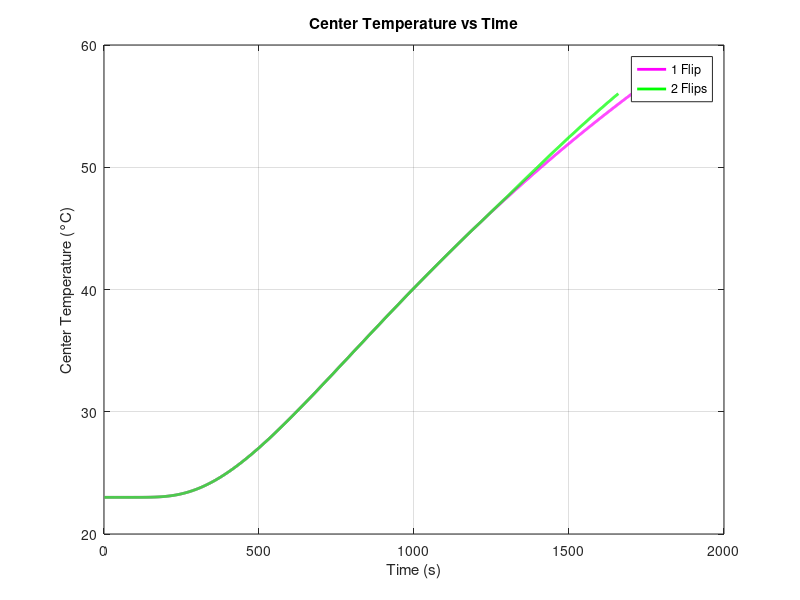
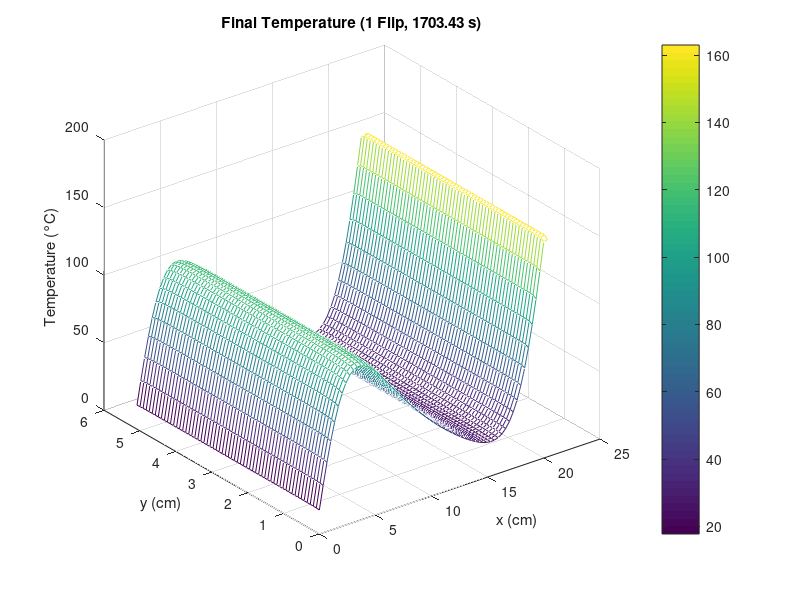
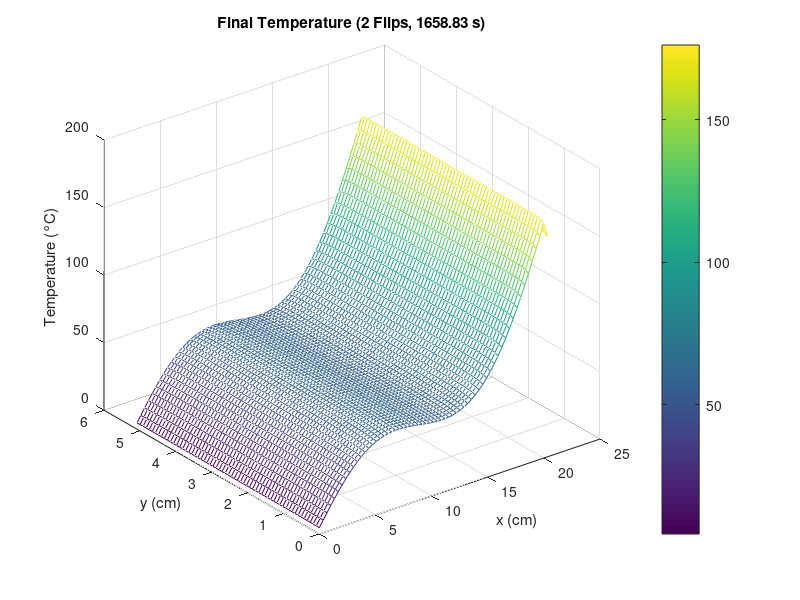
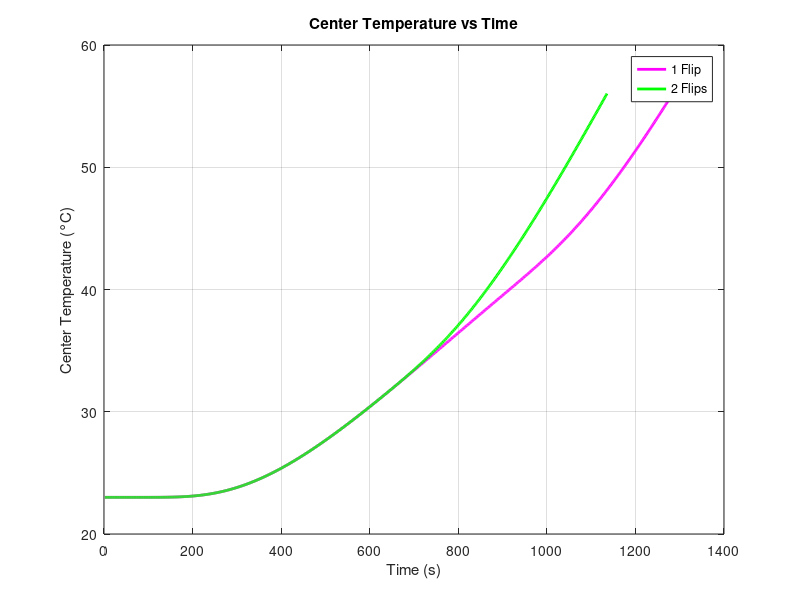

Source code (MATLAB) for these figures, in order:
clear;
clc;

% Parameters
a = 1.35e-7; % Thermal diffusivity
H = 5.08e-2; L = 20.32e-2; % Steak dimensions (m)
K = 0.04; % Neumann boundary factor
T_initial = 23; % Initial temperature (°C)
T_pan_bottom = 204; % Bottom pan temperature (°C)
T_pan_top = 204; % Top pan temperature after flip (°C)
T_final = 56; % Desired center temperature (°C)

nx = 60; ny = 60; nt = 3000;
dx = L / nx; dy = H / ny;
dt = 0.2 * min(dx^2, dy^2) / a;

t1 = tic;

% --- Simulation with 1 flip (Neumann on T) ---
fprintf('\n--- Running simulation with 1 flip (Neumann on T) ---\n');
t1_1flip_T = tic;

N = (nx+1)*(ny+1);
Tx = spdiags(ones(nx+1,1)*[1 -2 1], [-1 0 1], nx+1, nx+1) / dx^2;
Ty = spdiags(ones(ny+1,1)*[1 -2 1], [-1 0 1], ny+1, ny+1) / dy^2;
A_1flip_T = kron(speye(ny+1), Tx) + kron(Ty, speye(nx+1));

I = speye(N);
Bf_1flip_T = I + (a*dt/2)*A_1flip_T;
Bb_1flip_T = I - (a*dt/2)*A_1flip_T;

T_1flip_T = T_initial * ones(nx+1, ny+1);
T_1flip_T(1,:) = T_pan_bottom;

T_total_1flip_T = zeros(nx+1, ny+1, nt);
T_total_1flip_T(:,:,1) = T_1flip_T;

flip_step_1flip_T = round(nt / 2);
flipped_1flip_T = false;
center_x = round((nx+1)/2);
center_y = round((ny+1)/2);

time_to_final_1flip_T = NaN;
final_T_1flip_T = [];

% Time-stepping loop (1 flip)
for t = 2:nt
    % Neumann BC left/right
    for j = 1:ny+1
        T_1flip_T(1, j) = T_1flip_T(2, j) + K * dx;
        T_1flip_T(nx+1, j) = T_1flip_T(nx, j) + K * dx;
    end

    % Neumann BC top/bottom
    for i = 2:nx
        if ~flipped_1flip_T
            T_1flip_T(ny+1, i) = T_1flip_T(ny, i) + K * dy;
        else
            T_1flip_T(1, i) = T_1flip_T(2, i) + K * dy;
        end
    end

    T_vec = reshape(T_1flip_T, [], 1);

    % Dirichlet BC
    if ~flipped_1flip_T
        T_vec(1:nx+1) = T_pan_bottom;
    else
        T_vec(end-nx:end) = T_pan_top;
    end

    rhs = Bf_1flip_T * T_vec;
    T_1flip_T = reshape(Bb_1flip_T \ rhs, nx+1, ny+1);

    % Flip
    if t == flip_step_1flip_T && ~flipped_1flip_T
        T_1flip_T = flipud(T_1flip_T);
        flipped_1flip_T = true;
        fprintf('Flipped at t = %.2f s (step %d)\n', t*dt, t);
    end

    T_total_1flip_T(:,:,t) = T_1flip_T;

    T_center_1flip_T = T_1flip_T(center_x, center_y);

    if mod(t, 200) == 0
        fprintf('Step %d: Center = %.2f°C | Bottom = %.2f°C | Top = %.2f°C | Max = %.2f°C\n', ...
            t, T_center_1flip_T, T_1flip_T(1, center_y), T_1flip_T(end, center_y), max(T_1flip_T(:)));
    end

    if T_center_1flip_T >= T_final && isnan(time_to_final_1flip_T)
        time_to_final_1flip_T = t * dt;
        fprintf('Reached %.1f°C at t = %.2f s (step %d)\n', T_center_1flip_T, time_to_final_1flip_T, t);
        final_T_1flip_T = T_1flip_T;
        break;
    end
end

time_needed_1flip_T = toc(t1_1flip_T);
disp(['Time needed for 1 flip: ', num2str(time_needed_1flip_T)]);

center_temp_hist_1flip_T = squeeze(T_total_1flip_T(center_x, center_y, 1:t));
time_vector_1flip_T = (1:t) * dt;

% --- Simulation with 2 flips (Neumann on T) ---
fprintf('\n--- Running simulation with 2 flips (Neumann on T) ---\n');
t1_2flips_T = tic;

A_2flips_T = A_1flip_T;
Bf_2flips_T = Bf_1flip_T;
Bb_2flips_T = Bb_1flip_T;

T_2flips_T = T_initial * ones(nx+1, ny+1);
T_2flips_T(1,:) = T_pan_bottom;
T_total_2flips_T = zeros(nx+1, ny+1, nt);
T_total_2flips_T(:,:,1) = T_2flips_T;

flip_times_2flips_T = round(linspace(nt / 3, 2 * nt / 3, 2));
flipped_2flips_T = false;
flip_count_2flips_T = 0;

time_to_final_2flips_T = NaN;
final_T_2flips_T = [];

% Time-stepping loop (2 flips)
for t = 2:nt
    for j = 1:ny+1
        T_2flips_T(1, j) = T_2flips_T(2, j) + K * dx;
        T_2flips_T(nx+1, j) = T_2flips_T(nx, j) + K * dx;
    end

    for i = 2:nx
        if flip_count_2flips_T == 0 || flip_count_2flips_T == 2
            T_2flips_T(ny+1, i) = T_2flips_T(ny, i) + K * dy;
        else
            T_2flips_T(1, i) = T_2flips_T(2, i) + K * dy;
        end
    end

    T_vec = reshape(T_2flips_T, [], 1);

    if flip_count_2flips_T == 0 || flip_count_2flips_T == 2
        T_vec(1:nx+1) = T_pan_bottom;
    else
        T_vec(end-nx:end) = T_pan_top;
    end

    rhs = Bf_2flips_T * T_vec;
    T_2flips_T = reshape(Bb_2flips_T \ rhs, nx+1, ny+1);

    if flip_count_2flips_T < 2 && t == flip_times_2flips_T(flip_count_2flips_T + 1)
        T_2flips_T = flipud(T_2flips_T);
        flipped_2flips_T = ~flipped_2flips_T;
        flip_count_2flips_T = flip_count_2flips_T + 1;
        fprintf('Flipped at t = %.2f s (step %d, flip %d/2)\n', t*dt, t, flip_count_2flips_T);
    end

    T_total_2flips_T(:,:,t) = T_2flips_T;

    T_center_2flips_T = T_2flips_T(center_x, center_y);

    if mod(t, 200) == 0
        fprintf('Step %d: Center = %.2f°C | Bottom = %.2f°C | Top = %.2f°C | Max = %.2f°C\n', ...
            t, T_center_2flips_T, T_2flips_T(1, center_y), T_2flips_T(end, center_y), max(T_2flips_T(:)));
    end

    if T_center_2flips_T >= T_final && isnan(time_to_final_2flips_T)
        time_to_final_2flips_T = t * dt;
        fprintf('Reached %.1f°C at t = %.2f s (step %d)\n', T_center_2flips_T, time_to_final_2flips_T, t);
        final_T_2flips_T = T_2flips_T;
        break;
    end
end

time_needed_2flips_T = toc(t1_2flips_T);
disp(['Time needed for 2 flips: ', num2str(time_needed_2flips_T)]);

center_temp_hist_2flips_T = squeeze(T_total_2flips_T(center_x, center_y, 1:t));
time_vector_2flips_T = (1:t) * dt;

% --- Result Comparison ---
fprintf('\n--- Comparison of Results ---\n');
if ~isnan(time_to_final_1flip_T)
    fprintf('1 Flip: %.2f s to reach %.1f°C\n', time_to_final_1flip_T, T_final);
else
    fprintf('1 Flip did not reach %.1f°C.\n', T_final);
end

if ~isnan(time_to_final_2flips_T)
    fprintf('2 Flips: %.2f s to reach %.1f°C\n', time_to_final_2flips_T, T_final);
else
    fprintf('2 Flips did not reach %.1f°C.\n', T_final);
end

% --- Plot Results ---
figure;
plot(time_vector_1flip_T, center_temp_hist_1flip_T, 'm', 'LineWidth', 2); hold on;
plot(time_vector_2flips_T, center_temp_hist_2flips_T, 'g', 'LineWidth', 2);
xlabel('Time (s)'); ylabel('Center Temperature (°C)');
title('Center Temperature vs Time');
legend('1 Flip', '2 Flips');
grid on; hold off;

% --- Mesh Plots ---
if ~isempty(final_T_1flip_T)
    figure;
    [X, Y] = meshgrid(linspace(0, L, nx+1), linspace(0, H, ny+1));
    mesh(X*100, Y*100, final_T_1flip_T);
    xlabel('x (cm)'); ylabel('y (cm)'); zlabel('Temperature (°C)');
    title(sprintf('Final Temperature (1 Flip, %.2f s)', time_to_final_1flip_T));
    colorbar;
end

if ~isempty(final_T_2flips_T)
    figure;
    [X, Y] = meshgrid(linspace(0, L, nx+1), linspace(0, H, ny+1));
    mesh(X*100, Y*100, final_T_2flips_T);
    xlabel('x (cm)'); ylabel('y (cm)'); zlabel('Temperature (°C)');
    title(sprintf('Final Temperature (2 Flips, %.2f s)', time_to_final_2flips_T));
    colorbar;
end

t2 = toc(t1);
disp(['Total simulation time: ', num2str(t2), ' seconds']);


%%
clear;
clc;

% Parameters
a = 1.35e-7; % Thermal diffusivity
H = 5.08e-2; L = 20.32e-2; % Steak dimensions (m)
K = 0.04; % Neumann boundary factor
T_initial = 23; % Initial temperature (°C)
T_pan_bottom = 204; % Bottom pan temperature (°C)
T_pan_top = 204; % Top pan temperature after flip (°C)
T_final = 56; % Desired center temperature (°C)
nx = 60; ny = 60; nt = 1000;
dx = L / nx; dy = H / ny;
dt = 0.3 * min(dx^2, dy^2) / a;t1 = tic;

% --- Simulation with 1 flip (Neumann on T) ---
fprintf('\n--- Running simulation with 1 flip (Neumann on T) ---\n');
t1_1flip_T = tic;
N = (nx+1)*(ny+1);
Tx = spdiags(ones(nx+1,1)*[1 -2 1], [-1 0 1], nx+1, nx+1) / dx^2;
Ty = spdiags(ones(ny+1,1)*[1 -2 1], [-1 0 1], ny+1, ny+1) / dy^2;
A_1flip_T = kron(speye(ny+1), Tx) + kron(Ty, speye(nx+1));
I = speye(N);

% Backward Euler method matrix
B_1flip_T = I - (a*dt)*A_1flip_T;
T_1flip_T = T_initial * ones(nx+1, ny+1);
T_1flip_T(1,:) = T_pan_bottom;
T_total_1flip_T = zeros(nx+1, ny+1, nt);
T_total_1flip_T(:,:,1) = T_1flip_T;
flip_step_1flip_T = round(nt / 2);
flipped_1flip_T = false;
center_x = round((nx+1)/2);
center_y = round((ny+1)/2);
time_to_final_1flip_T = NaN;
final_T_1flip_T = [];

% Time-stepping loop (1 flip - direct Dirichlet BC in system)
for t = 2:nt
    for j = 1:ny+1
        T_1flip_T(1, j) = T_1flip_T(2, j) + K * dx;
        T_1flip_T(nx+1, j) = T_1flip_T(nx, j) + K * dx;
    end

    for i = 2:nx
        if ~flipped_1flip_T
            T_1flip_T(ny+1, i) = T_1flip_T(ny, i) + K * dy;
        else
            T_1flip_T(1, i) = T_1flip_T(2, i) + K * dy;
        end
    end

    T_vec_prev = reshape(T_1flip_T, [], 1);
    rhs = T_vec_prev;
    B_mod = B_1flip_T;

    for i = 1:nx+1
        row_index_bottom = i;
        B_mod(row_index_bottom, :) = 0;
        B_mod(row_index_bottom, row_index_bottom) = 1;
        rhs(row_index_bottom) = T_pan_bottom;
        row_index_top = N - nx + i - 1;

        if flipped_1flip_T
            B_mod(row_index_top, :) = 0;
            B_mod(row_index_top, row_index_top) = 1;
            rhs(row_index_top) = T_pan_top;
        end
    end
    T_vec_next = B_mod \ rhs;
    T_1flip_T = reshape(T_vec_next, nx+1, ny+1);

    if t == flip_step_1flip_T && ~flipped_1flip_T
        T_1flip_T = flipud(T_1flip_T);
        flipped_1flip_T = true;
        fprintf('Flipped at t = %.2f s (step %d)\n', t*dt, t);
    end

    T_total_1flip_T(:,:,t) = T_1flip_T;
    T_center_1flip_T = T_1flip_T(center_x, center_y);

    if mod(t, 100) == 0
        fprintf('Step %d: Center = %.2f°C | Bottom = %.2f°C | Top = %.2f°C | Max = %.2f°C\n', ...
            t, T_center_1flip_T, T_1flip_T(1, center_y), T_1flip_T(end, center_y), max(T_1flip_T(:)));
    end

    if T_center_1flip_T >= T_final && isnan(time_to_final_1flip_T)
        time_to_final_1flip_T = t * dt;
        fprintf('Reached %.1f°C at t = %.2f s (step %d)\n', T_center_1flip_T, time_to_final_1flip_T, t);
        final_T_1flip_T = T_1flip_T;
        break;
    end
end

time_needed_1flip_T = toc(t1_1flip_T);
disp(['Time needed for 1 flip: ', num2str(time_needed_1flip_T)]);
center_temp_hist_1flip_T = squeeze(T_total_1flip_T(center_x, center_y, 1:t));
time_vector_1flip_T = (1:t) * dt;

% --- Simulation with 2 flips (Neumann on T) ---
fprintf('\n--- Running simulation with 2 flips (Neumann on T) ---\n');
t1_2flips_T = tic;
A_2flips_T = A_1flip_T;
B_2flips_T = I - (a*dt)*A_2flips_T;
T_2flips_T = T_initial * ones(nx+1, ny+1);
T_2flips_T(1,:) = T_pan_bottom;
T_total_2flips_T = zeros(nx+1, ny+1, nt);
T_total_2flips_T(:,:,1) = T_2flips_T;
flip_times_2flips_T = round(linspace(nt / 3, 2 * nt / 3, 2));
flipped_2flips_T = false;
flip_count_2flips_T = 0;
time_to_final_2flips_T = NaN;
final_T_2flips_T = [];

for t = 2:nt
    for j = 1:ny+1
        T_2flips_T(1, j) = T_2flips_T(2, j) + K * dx;
        T_2flips_T(nx+1, j) = T_2flips_T(nx, j) + K * dx;
    end

    for i = 2:nx
        if flip_count_2flips_T == 0 || flip_count_2flips_T == 2
            T_2flips_T(ny+1, i) = T_2flips_T(ny, i) + K * dy;
        else
            T_2flips_T(1, i) = T_2flips_T(2, i) + K * dy;
        end
    end
    T_vec_prev = reshape(T_2flips_T, [], 1);
    rhs = T_vec_prev;
    B_mod = B_2flips_T;

    for i = 1:nx+1
        row_index_bottom = i;
        B_mod(row_index_bottom, :) = 0;
        B_mod(row_index_bottom, row_index_bottom) = 1;
        rhs(row_index_bottom) = T_pan_bottom;
        row_index_top = N - nx + i - 1;

        if flip_count_2flips_T == 1
            B_mod(row_index_top, :) = 0;
            B_mod(row_index_top, row_index_top) = 1;
            rhs(row_index_top) = T_pan_top;
        end
    end

    T_vec_next = B_mod \ rhs;
    T_2flips_T = reshape(T_vec_next, nx+1, ny+1);

    if flip_count_2flips_T < 2 && t == flip_times_2flips_T(flip_count_2flips_T + 1)
        T_2flips_T = flipud(T_2flips_T);
        flipped_2flips_T = ~flipped_2flips_T;
        flip_count_2flips_T = flip_count_2flips_T + 1;
        fprintf('Flipped at t = %.2f s (step %d, flip %d/2)\n', t*dt, t, flip_count_2flips_T);
    end

    T_total_2flips_T(:,:,t) = T_2flips_T;
    T_center_2flips_T = T_2flips_T(center_x, center_y);

    if mod(t, 100) == 0
        fprintf('Step %d: Center = %.2f°C | Bottom = %.2f°C | Top = %.2f°C | Max = %.2f°C\n', ...
            t, T_center_2flips_T, T_2flips_T(1, center_y), T_2flips_T(end, center_y), max(T_2flips_T(:)));
    end

    if T_center_2flips_T >= T_final && isnan(time_to_final_2flips_T)
        time_to_final_2flips_T = t * dt;
        fprintf('Reached %.1f°C at t = %.2f s (step %d)\n', T_center_2flips_T, time_to_final_2flips_T, t);
        final_T_2flips_T = T_2flips_T;
        break;
    end
end

time_needed_2flips_T = toc(t1_2flips_T);

disp(['Time needed for 2 flips: ', num2str(time_needed_2flips_T)]);
center_temp_hist_2flips_T = squeeze(T_total_2flips_T(center_x, center_y, 1:t));
time_vector_2flips_T = (1:t) * dt;

% --- Result Comparison ---
fprintf('\n--- Comparison of Results ---\n');
if ~isnan(time_to_final_1flip_T)
    fprintf('1 Flip: %.2f s to reach %.1f°C\n', time_to_final_1flip_T, T_final);
else
    fprintf('1 Flip did not reach %.1f°C.\n', T_final);
end
if ~isnan(time_to_final_2flips_T)
    fprintf('2 Flips: %.2f s to reach %.1f°C\n', time_to_final_2flips_T, T_final);
else
    fprintf('2 Flips did not reach %.1f°C.\n', T_final);
end

fprintf('The difference in time between the two simulations is:%.4f\n',abs(time_to_final_2flips_T-time_to_final_1flip_T));
if time_to_final_1flip_T > time_to_final_2flips_T
        fprintf('The second simulation was faster by a percentage of %.4f%%\n', ((time_to_final_1flip_T - time_to_final_2flips_T) / time_to_final_1flip_T) * 100);
    elseif time_to_final_2flips_T > time_to_final_1flip_T
        fprintf('The first simulation was faster by a percentage of %.4f%%\n', ((time_to_final_2flips_T - time_to_final_1flip_T) / time_to_final_2flips_T) * 100);
    else
        fprintf('The two simulations took the same amount of time.\n');
 end
% --- Plot Results ---
figure;
plot(time_vector_1flip_T, center_temp_hist_1flip_T, 'm', 'LineWidth', 2); hold on;
plot(time_vector_2flips_T, center_temp_hist_2flips_T, 'g', 'LineWidth', 2);
xlabel('Time (s)'); ylabel('Center Temperature (°C)');
title('Center Temperature vs Time');
legend('1 Flip', '2 Flips');
grid on; hold off;
% --- Mesh Plots ---
if ~isempty(final_T_1flip_T)
    figure;
    [X, Y] = meshgrid(linspace(0, L, nx+1), linspace(0, H, ny+1));
    mesh(X*100, Y*100, final_T_1flip_T);
    xlabel('x (cm)'); ylabel('y (cm)'); zlabel('Temperature (°C)');
    title(sprintf('Final Temperature (1 Flip, %.2f s)', time_to_final_1flip_T));
    colorbar;
end
if ~isempty(final_T_2flips_T)
    figure;
    [X, Y] = meshgrid(linspace(0, L, nx+1), linspace(0, H, ny+1));
    mesh(X*100, Y*100, final_T_2flips_T);
    xlabel('x (cm)'); ylabel('y (cm)'); zlabel('Temperature (°C)');
    title(sprintf('Final Temperature (2 Flips, %.2f s)', time_to_final_2flips_T));
    colorbar;
end
t2 = toc(t1);
disp(['Total simulation time: ', num2str(t2), ' seconds']);
